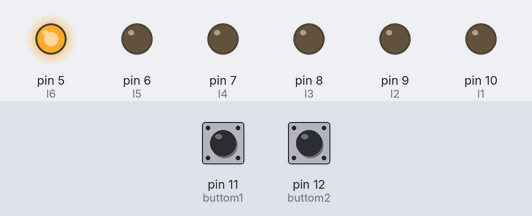
Bench run of a sketch on a simulated Arduino Uno, built with avr-gcc and run on an emulated ATmega328P. On the bench: output pins drawn as LEDs (lit = HIGH). The test bench sets the inputs (shaded band); at power-on: pin 11 (buttom1) HIGH, pin 12 (buttom2) LOW.

Above: at 0.2 s.
At 1.2 s:
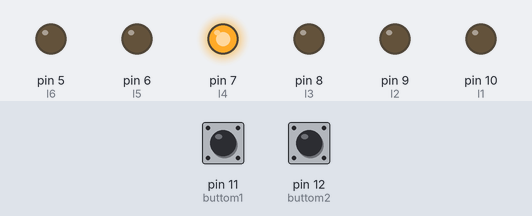
At 1.7 s:
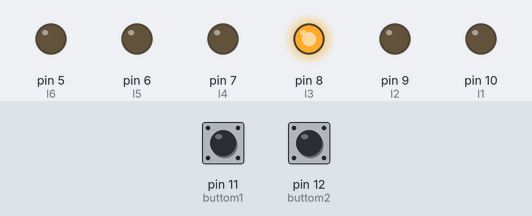
At 2.2 s:
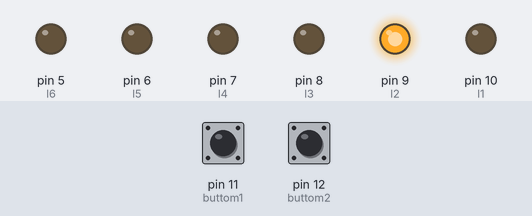
At 3.7 s:
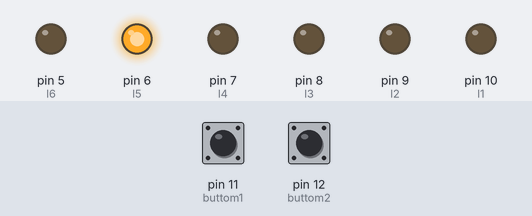
At 5.7 s:
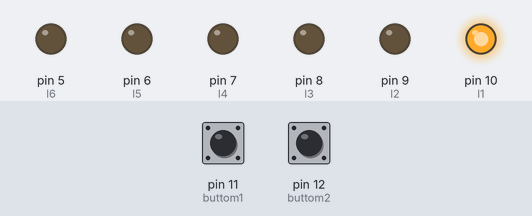
Timing chart, 0 to 6.9 s (numbered marks = the images above):
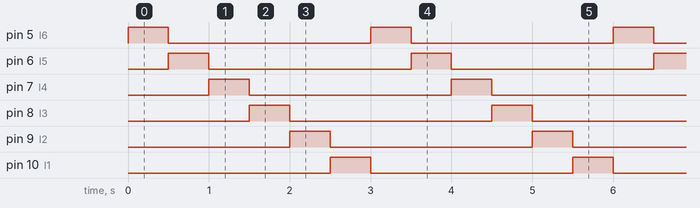

Measured:
- by itself, pin 5 (l6), pin 6 (l5), pin 7 (l4), pin 8 (l3), pin 9 (l2), pin 10 (l1): alternates HIGH for 0.50 s and LOW for 2.5 s
- by itself, everything shown: repeats every 3.0 s, in 6 steps

The sketch:

No5.ino
```cpp
int l1=10;
int l2=9;
int l3=8;//C:\\Users\\USER\\AppData\\Local\\Temp\\arduino_build_372556/No_5.ino.hex
int l4=7;
int l5=6;
int l6=5;
int buttom1=11;
int buttom2=12;
int nilai;
int tombol;

void setup()
{
pinMode(l1, OUTPUT);
pinMode(l2, OUTPUT);
pinMode(l3, OUTPUT);
pinMode(l4, OUTPUT);
pinMode(l5, OUTPUT);
pinMode(l6,OUTPUT);
pinMode(buttom1,INPUT);
pinMode(buttom2,INPUT);
}

void loop()
{
  if(digitalRead(buttom1) == LOW){
    digitalWrite(l1, HIGH);
    digitalWrite(l2, LOW);
    digitalWrite(l3, LOW);
    digitalWrite(l4, LOW);
    digitalWrite(l5, LOW);
    digitalWrite(l6, LOW);
    delay(500);
    digitalWrite(l1, LOW);
    digitalWrite(l2, HIGH);
    digitalWrite(l3, LOW);
    digitalWrite(l4, LOW);
    digitalWrite(l5, LOW);
    digitalWrite(l6, LOW);
    delay(500);
    digitalWrite(l1, LOW);
    digitalWrite(l2, LOW);
    digitalWrite(l3, HIGH);
    digitalWrite(l4, LOW);
    digitalWrite(l5, LOW);
    digitalWrite(l6, LOW);
    delay(500);
    digitalWrite(l1, LOW);
    digitalWrite(l2, LOW);
    digitalWrite(l3, LOW);
    digitalWrite(l4, HIGH);
    digitalWrite(l5, LOW);
    digitalWrite(l6, LOW);
    delay(500);
    digitalWrite(l1, LOW);
    digitalWrite(l2, LOW);
    digitalWrite(l3, LOW);
    digitalWrite(l4, LOW);
    digitalWrite(l5, HIGH);
    digitalWrite(l6, LOW);
    delay(500);
    digitalWrite(l1, LOW);
    digitalWrite(l2, LOW);
    digitalWrite(l3, LOW);
    digitalWrite(l4, LOW);
    digitalWrite(l5, LOW);
    digitalWrite(l6, HIGH);
    delay(500);

}
else if (digitalRead(buttom2) == LOW){
digitalWrite(l1, LOW);
digitalWrite(l2, LOW);
digitalWrite(l3, LOW);
digitalWrite(l4, LOW);
digitalWrite(l5, LOW);
digitalWrite(l6, HIGH);
delay(500);
digitalWrite(l1, LOW);
digitalWrite(l2, LOW);
digitalWrite(l3, LOW);
digitalWrite(l4, LOW);
digitalWrite(l5, HIGH);
digitalWrite(l6, LOW);
delay(500);
digitalWrite(l1, LOW);
digitalWrite(l2, LOW);
digitalWrite(l3, LOW);
digitalWrite(l4, HIGH);
digitalWrite(l5, LOW);
digitalWrite(l6, LOW);
delay(500);
digitalWrite(l1, LOW);
digitalWrite(l2, LOW);
digitalWrite(l3, HIGH);
digitalWrite(l4, LOW);
digitalWrite(l5, LOW);
digitalWrite(l6, LOW);
delay(500);
digitalWrite(l1, LOW);
digitalWrite(l2, HIGH);
digitalWrite(l3, LOW);
digitalWrite(l4, LOW);
digitalWrite(l5, LOW);
digitalWrite(l6, LOW);
delay(500);
digitalWrite(l1, HIGH);
digitalWrite(l2, LOW);
digitalWrite(l3, LOW);
digitalWrite(l4, LOW);
digitalWrite(l5, LOW);
digitalWrite(l6, LOW);
delay(500);
}
}
```
